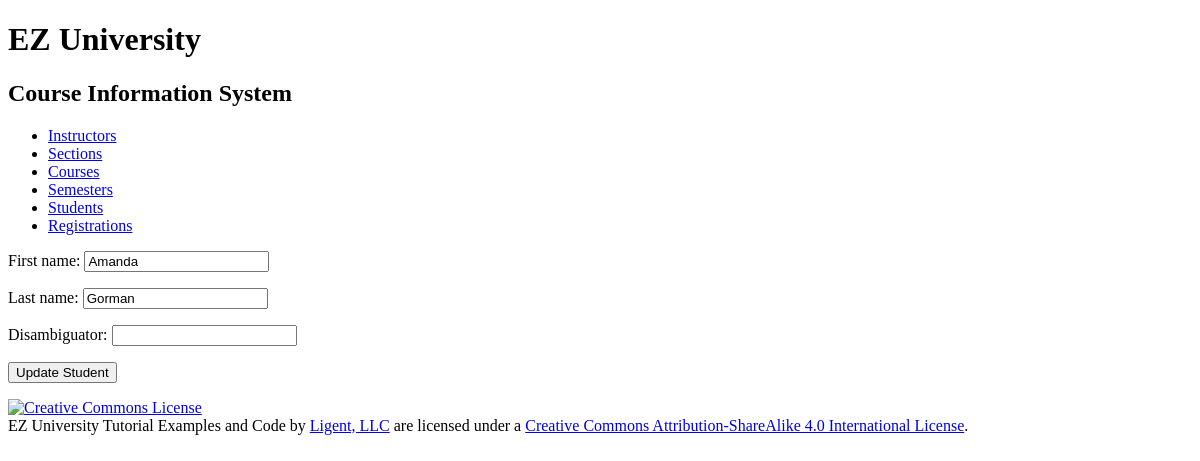
The app's page /student/2/update/, older data.
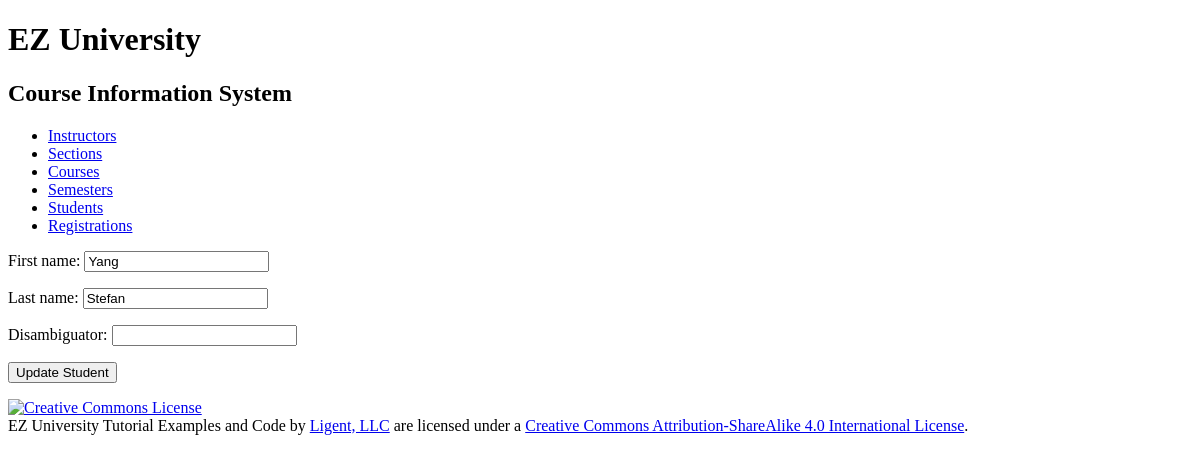
The same page, newer data.
### courseinfo/models.py (models this page shows, shortened)
class Student(models.Model):
    student_id = models.AutoField(primary_key=True)
    first_name = models.CharField(max_length=45)
    last_name = models.CharField(max_length=45)
    disambiguator = models.CharField(max_length=45, blank=True, default='')
    def get_update_url(self):
        return reverse('courseinfo_student_update_urlpattern',
                       kwargs={'pk': self.pk})
    class Meta:
        ordering = ['last_name', 'first_name', 'disambiguator']
        constraints = [
            UniqueConstraint(fields=['last_name', 'first_name', 'disambiguator'],
                             name='unique_student')
        ]

### courseinfo/views.py (the view, shortened to what this page needs)
class StudentUpdate(View):
    form_class = StudentForm
    model = Student
    template_name = 'courseinfo/student_form_update.html'
    def get_object(self, pk):
        return get_object_or_404(
            self.model,
            pk=pk)
    def get(self, request, pk):
        student = self.get_object(pk)
        context = {
            'form': self.form_class(
                instance=student),
            'student': student,
        }
        return render(
            request, self.template_name, context)

### courseinfo/forms.py (shortened to what this page needs)
class StudentForm(forms.ModelForm):
    class Meta:
        model = Student
        fields = '__all__'

### courseinfo/templates/courseinfo/student_form_update.html (shortened to what this page needs)
{% extends 'courseinfo/base.html' %}
{% block content %}
    <form
        action="{{ student.get_update_url }}"
        method="post">
        {{ form.as_p }}
        <button type="submit">Update Student</button>
    </form>
{% endblock %}

Row changes from the older to the newer data that the page shows:
changed Student: first_name "Amanda" → "Yang"; last_name "Gorman" → "Stefan"
